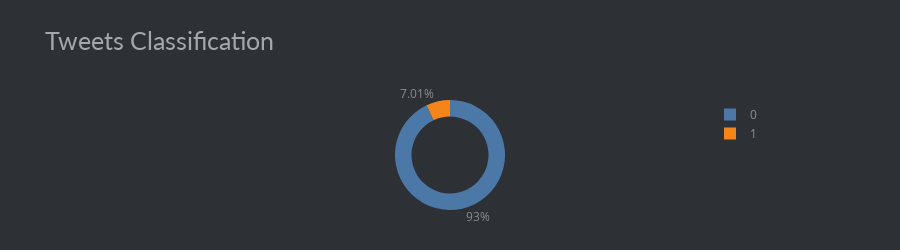

Here is the notebook cell this chart was saved with:
### Code cell
fig = px.pie(df_train, names=df_train.label, hole=0.7, title='Tweets Classification',
             height=250, color_discrete_sequence=px.colors.qualitative.T10)
fig.update_layout(margin=dict(t=100, b=40, l=60, r=40), 
                  plot_bgcolor='#2d3035', paper_bgcolor='#2d3035',
                  title_font=dict(size=25, color='#a5a7ab', family="Lato, sans-serif"),
                  font=dict(color='#8a8d93'),
                  )
fig.show()

### Figure 1 — Plotly figure (JSON) as saved in the notebook; plotly's stock layout.template omitted (floating-point values rounded to 4 significant figures; data arrays with more than 128 entries replaced by an {"elided": "..."} marker saying what was removed)
{"data": [{"domain": {"x": [0, 1], "y": [0, 1]}, "hole": 0.7, "hovertemplate": "label=%{label}<extra></extra>", "labels": {"elided": "31962 int values"}, "legendgroup": "", "name": "", "showlegend": true, "type": "pie"}], "layout": {"font": {"color": "#8a8d93"}, "height": 250, "legend": {"tracegroupgap": 0}, "margin": {"b": 40, "l": 60, "r": 40, "t": 100}, "paper_bgcolor": "#2d3035", "piecolorway": ["#4C78A8", "#F58518", "#E45756", "#72B7B2", "#54A24B", "#EECA3B", "#B279A2", "#FF9DA6", "#9D755D", "#BAB0AC"], "plot_bgcolor": "#2d3035", "title": {"font": {"color": "#a5a7ab", "family": "Lato, sans-serif", "size": 25}, "text": "Tweets Classification"}}}
